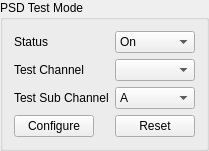
     <widget class="QGroupBox" name="groupBox_psd_test_mode">
      <property name="minimumSize">
       <size>
        <width>188</width>
        <height>0</height>
       </size>
      </property>
      <property name="baseSize">
       <size>
        <width>201</width>
        <height>0</height>
       </size>
      </property>
      <property name="title">
       <string>PSD Test Mode</string>
      </property>
      <layout class="QFormLayout" name="formLayout">
       <item row="0" column="0">
        <widget class="QLabel" name="label_36">
         <property name="text">
          <string>Status</string>
         </property>
        </widget>
       </item>
       <item row="0" column="1">
        <widget class="QComboBox" name="comboBox_psd_test_mode">
         <item>
          <property name="text">
           <string>On</string>
          </property>
         </item>
         <item>
          <property name="text">
           <string>Off</string>
          </property>
         </item>
        </widget>
       </item>
       <item row="1" column="1">
        <widget class="QComboBox" name="comboBox_psd_test_mode_channel_selection"/>
       </item>
       <item row="2" column="0">
        <widget class="QLabel" name="label_38">
         <property name="text">
          <string>Test Sub Channel</string>
         </property>
        </widget>
       </item>
       <item row="2" column="1">
        <widget class="QComboBox" name="comboBox_psd_test_mode_subchannel_selection">
         <item>
          <property name="text">
           <string>A</string>
          </property>
         </item>
         <item>
          <property name="text">
           <string>B</string>
          </property>
         </item>
         <item>
          <property name="text">
           <string>C</string>
          </property>
         </item>
        </widget>
       </item>
       <item row="3" column="0">
        <widget class="QPushButton" name="pushButton_psd_test_mode_configure">
         <property name="minimumSize">
          <size>
           <width>75</width>
           <height>0</height>
          </size>
         </property>
         <property name="text">
          <string>Configure</string>
         </property>
        </widget>
       </item>
       <item row="3" column="1">
        <widget class="QPushButton" name="pushButton_psd_test_mode_reset">
         <property name="text">
          <string>Reset</string>
         </property>
        </widget>
       </item>
       <item row="1" column="0">
        <widget class="QLabel" name="label_37">
         <property name="text">
          <string>Test Channel</string>
         </property>
        </widget>
       </item>
      </layout>
     </widget>
